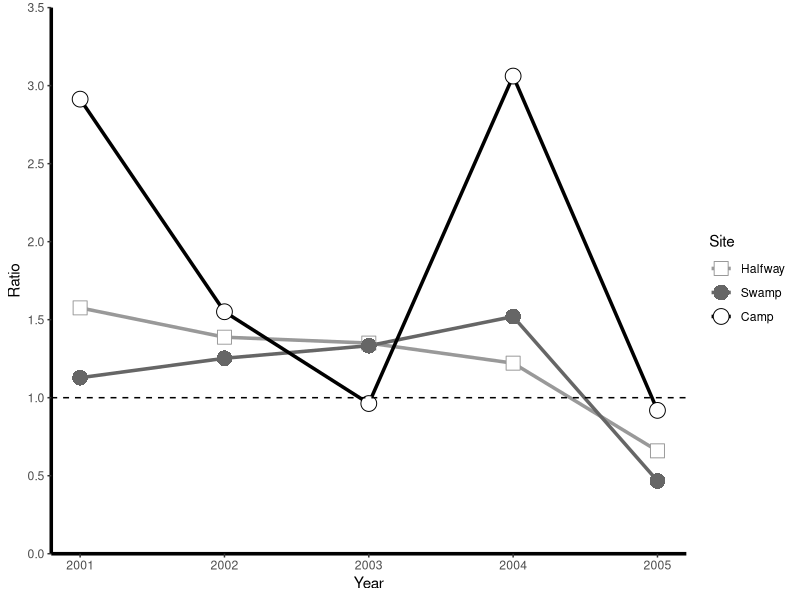
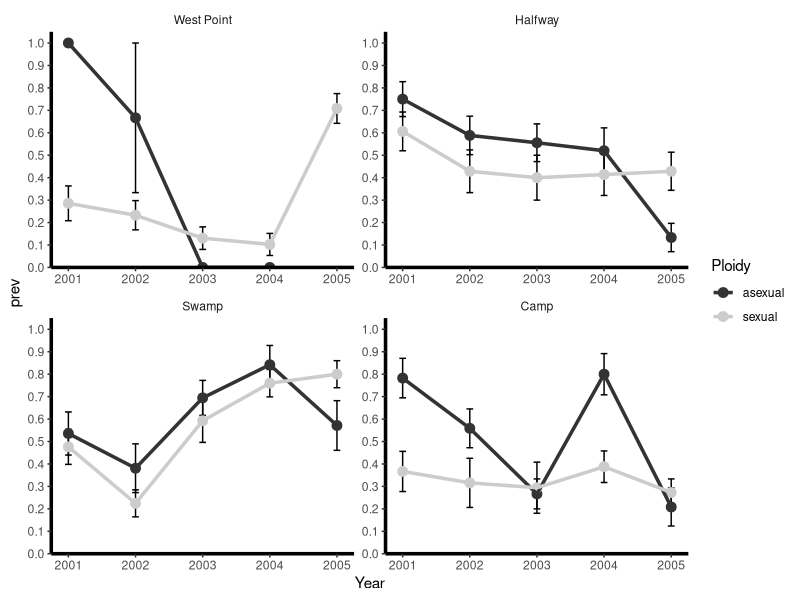
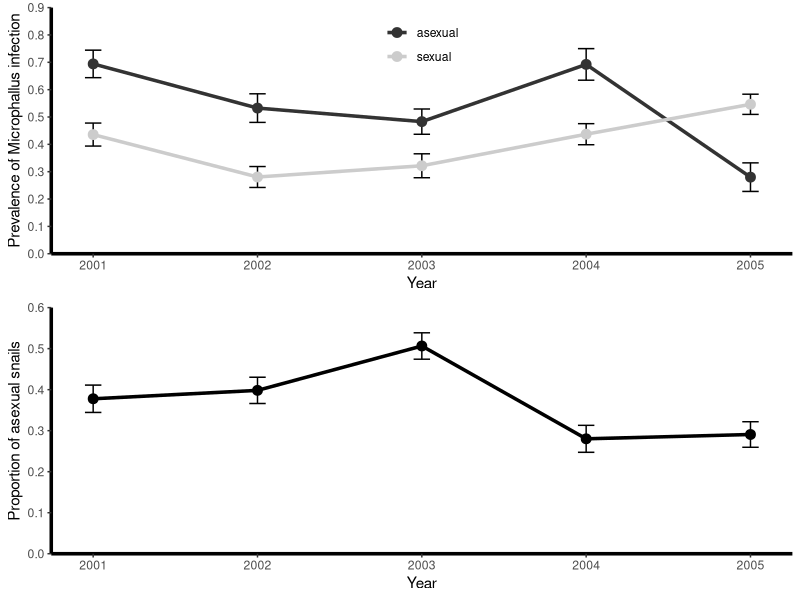

Write R code to recreate these figures, in order.
## ---- chunk 1
knitr::opts_chunk$set(echo = FALSE, message=FALSE, warning =FALSE)
## ---- chunk 2
library(ggplot2); theme_set(theme_bw())
library(gridExtra)
library(MASS) ## for contr.sdif
## load MASS *first*, select() masks dplyr!
library(dplyr)
library(tidyr)
library(magrittr) ## for %<>%
library(car)
library(readxl)

geom_errorbar <- function(...) ggplot2::geom_errorbar(..., width=0.1)
geom_point <- function(...) ggplot2::geom_point(..., size=3)
geom_line <- function(...) ggplot2::geom_line(..., size=1.2)

vergara_theme <- theme(
    axis.line = element_line(colour = "black", size=1.2),
    panel.grid.major = element_blank(),
    panel.grid.minor = element_blank(),
    panel.border = element_blank(),
    panel.background = element_blank(),
    strip.background = element_blank()
)
vergara <- read_excel("../data/vergara2014.xlsx")

cols <- c("Year", "Site", "Gender", "Ploidy")
vergara[cols] <- lapply(vergara[cols], factor)
    
vergara %<>% filter(Ploidy != "UNKNOWN")
vergara_nomale <- vergara %>%
    filter(Gender != "male")
## ---- chunk 3
vergara %>% 
    filter(Gender=="male", Ploidy=="asexual") %>%
    print
## ---- chunk 4
sites <- c("West Point", "Halfway", "Swamp", "Camp")
vergara_base <- vergara_nomale %>%
    mutate(Site=factor(Site, level=sites), Year=as.numeric(as.character(Year)))

## Figure 2
vergara_fig2 <- vergara_base %>%
    group_by(Year, Site, Ploidy) %>%
    summarize(prev=sum(Microphallus)/length(Microphallus), 
              se=sd(Microphallus)/sqrt(length(Site)),
              Site.count=length(Site))

## Figure 3
vergara_fig3 <- vergara_fig2 %>%
    filter(Site != "West Point") %>%
    select(-c(se,Site.count)) %>%
    spread(Ploidy, prev) %>%
    summarize(ratio=(1-sexual)/(1-asexual))

ggplot(vergara_fig3, aes(Year, ratio, col=Site, shape=Site)) +
    geom_line() +
    geom_point(size=5,fill="white") +
    geom_hline(yintercept=1, lty=2) +
    ## current order is Halfway, Swamp, Camp
    scale_shape_manual(values=c(22,16,21))+
    scale_y_continuous(limits=c(0, 3.5), breaks=seq(0, 3.5, by=0.5),
                       expand=c(0,0), name="Ratio") +
    vergara_theme +
    scale_color_manual(values=gray(c(0.6,0.4,0.0)))
## ---- chunk 5
fig2_base <- ggplot(vergara_fig2, aes(Year, prev, col=Ploidy, group=Ploidy))+
    geom_errorbar(aes(ymin=prev-se, ymax=prev+se), col="black") +
    geom_point() + 
    geom_line() +
    vergara_theme +
    scale_color_grey()

fig2_base +
    facet_wrap(~Site, scales="free") +
    scale_y_continuous(limits=c(0, 1.05), breaks=seq(0, 1, by=0.1), expand=c(0,0))
## ---- chunk 6
## Figures
vergara_fig1a <- vergara_base %>% 
    group_by(Year, Ploidy) %>%
    summarize(prev=sum(Microphallus)/length(Microphallus),
              se=sd(Microphallus)/sqrt(length(Microphallus)))

vergara_fig1b <- vergara_base %>%
    group_by(Year) %>%
    summarize(prop=sum(Ploidy=="asexual")/length(Ploidy),
              se=sd(Microphallus)/sqrt(length(Microphallus)))

fig1a <- fig2_base %+% vergara_fig1a +
    scale_y_continuous(limits=c(0, 0.9), breaks=seq(0, 0.9, by=0.1), expand=c(0,0), name = "Prevalence of Microphallus infection") +
    theme(legend.position = c(0.5, 0.85),
          legend.title = element_blank())

fig1b <- ggplot(vergara_fig1b, aes(Year, prop)) +
    geom_errorbar(aes(ymin=prop-se, ymax=prop+se)) +
    geom_point() +
    geom_line() +
    scale_y_continuous(limits=c(0, 0.6), breaks=seq(0, 0.6, by=0.1), expand=c(0,0), name="Proportion of asexual snails") +
    vergara_theme

grid.arrange(fig1a, fig1b)
## ---- chunk 7
fit <- glm(Microphallus~(Year+Site+Ploidy)^2, 
           family=binomial("logit"), 
           data=vergara_nomale,
           contrasts=list(Year=MASS::contr.sdif))
Anova(fit, test.statistic = "Wald", type="2")
## ---- chunk 8

vergara_freq <- vergara_base %>%
    group_by(Year) %>%
    summarise(sex.freq=sum(Ploidy=="sexual")/length(Ploidy)) %>%
    mutate(asex.freq=1-sex.freq) %>%
    select(-Year)

fitness <- vergara_freq[-1,]/vergara_freq[-5,]

geom_fitness_fun <- function(x) {
    mean(x) - var(x)/(2*mean(x))
}

geom_fitness <- fitness %>%
    summarize_all(geom_fitness_fun) %>%
    setNames(c("Sexual", "Asexual"))

print(geom_fitness)
